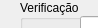
      <widget class="QWidget" name="page_3">
       <property name="geometry">
        <rect>
         <x>0</x>
         <y>0</y>
         <width>98</width>
         <height>28</height>
        </rect>
       </property>
       <attribute name="label">
        <string>FLT - Flexão Lateral com Torção</string>
       </attribute>
       <widget class="QGroupBox" name="groupBox_7">
        <property name="geometry">
         <rect>
          <x>20</x>
          <y>0</y>
          <width>221</width>
          <height>41</height>
         </rect>
        </property>
        <property name="title">
         <string>Verificação</string>
        </property>
        <widget class="QLabel" name="label_55">
         <property name="geometry">
          <rect>
           <x>120</x>
           <y>14</y>
           <width>31</width>
           <height>21</height>
          </rect>
         </property>
         <property name="text">
          <string>&lt;=</string>
         </property>
        </widget>
        <widget class="QLineEdit" name="lineEdit_46">
         <property name="geometry">
          <rect>
           <x>60</x>
           <y>16</y>
           <width>51</width>
           <height>20</height>
          </rect>
         </property>
        </widget>
        <widget class="QLineEdit" name="lineEdit_47">
         <property name="geometry">
          <rect>
           <x>150</x>
           <y>16</y>
           <width>51</width>
           <height>20</height>
          </rect>
         </property>
        </widget>
       </widget>
       <widget class="QGroupBox" name="groupBox_8">
        <property name="geometry">
         <rect>
          <x>20</x>
          <y>40</y>
          <width>221</width>
          <height>91</height>
         </rect>
        </property>
        <property name="title">
         <string>Coeficientes</string>
        </property>
        <widget class="QLabel" name="label_46">
         <property name="geometry">
          <rect>
           <x>20</x>
           <y>20</y>
           <width>47</width>
           <height>21</height>
          </rect>
         </property>
         <property name="text">
          <string>λ</string>
         </property>
        </widget>
        <widget class="QLineEdit" name="lineEdit_39">
         <property name="geometry">
          <rect>
           <x>80</x>
           <y>20</y>
           <width>113</width>
           <height>20</height>
          </rect>
         </property>
        </widget>
        <widget class="QLineEdit" name="lineEdit_40">
         <property name="geometry">
          <rect>
           <x>80</x>
           <y>40</y>
           <width>113</width>
           <height>20</height>
          </rect>
         </property>
        </widget>
        <widget class="QLabel" name="label_47">
         <property name="geometry">
          <rect>
           <x>20</x>
           <y>40</y>
           <width>47</width>
           <height>21</height>
          </rect>
         </property>
         <property name="text">
          <string>λp</string>
         </property>
        </widget>
        <widget class="QLineEdit" name="lineEdit_41">
         <property name="geometry">
          <rect>
           <x>80</x>
           <y>60</y>
           <width>113</width>
           <height>20</height>
          </rect>
         </property>
        </widget>
        <widget class="QLabel" name="label_48">
         <property name="geometry">
          <rect>
           <x>20</x>
           <y>60</y>
           <width>47</width>
           <height>21</height>
          </rect>
         </property>
         <property name="text">
          <string>λr</string>
         </property>
        </widget>
       </widget>
       <widget class="QGroupBox" name="groupBox_11">
        <property name="geometry">
         <rect>
          <x>20</x>
          <y>130</y>
          <width>221</width>
          <height>141</height>
         </rect>
        </property>
        <property name="title">
         <string>Informações Adicionais</string>
        </property>
        <widget class="QLabel" name="label_49">
         <property name="geometry">
          <rect>
           <x>20</x>
           <y>50</y>
           <width>61</width>
           <height>16</height>
          </rect>
         </property>
         <property name="text">
          <string>β1 [KN]</string>
         </property>
        </widget>
        <widget class="QLineEdit" name="lineEdit_42">
         <property name="geometry">
          <rect>
           <x>90</x>
           <y>50</y>
           <width>113</width>
           <height>20</height>
          </rect>
         </property>
        </widget>
        <widget class="QLineEdit" name="lineEdit_43">
         <property name="geometry">
          <rect>
           <x>90</x>
           <y>80</y>
           <width>113</width>
           <height>20</height>
          </rect>
         </property>
        </widget>
        <widget class="QLabel" name="label_50">
         <property name="geometry">
          <rect>
           <x>20</x>
           <y>80</y>
           <width>61</width>
           <height>16</height>
          </rect>
         </property>
         <property name="text">
          <string>Mpl [KN.cm]</string>
         </property>
        </widget>
        <widget class="QLineEdit" name="lineEdit_44">
         <property name="geometry">
          <rect>
           <x>90</x>
           <y>110</y>
           <width>113</width>
           <height>20</height>
          </rect>
         </property>
        </widget>
        <widget class="QLabel" name="label_51">
         <property name="geometry">
          <rect>
           <x>20</x>
           <y>110</y>
           <width>61</width>
           <height>16</height>
          </rect>
         </property>
         <property name="text">
          <string>Mr [KN.cm]</string>
         </property>
        </widget>
        <widget class="QLabel" name="label_56">
         <property name="geometry">
          <rect>
           <x>20</x>
           <y>20</y>
           <width>47</width>
           <height>21</height>
          </rect>
         </property>
         <property name="text">
          <string>CASO: </string>
         </property>
        </widget>
        <widget class="QLabel" name="label_57">
         <property name="geometry">
          <rect>
           <x>90</x>
           <y>20</y>
           <width>111</width>
           <height>21</height>
          </rect>
         </property>
         <property name="text">
          <string>λ</string>
         </property>
        </widget>
       </widget>
       <widget class="QGroupBox" name="groupBox_12">
        <property name="geometry">
         <rect>
          <x>290</x>
          <y>60</y>
          <width>221</width>
          <height>61</height>
         </rect>
        </property>
        <property name="title">
         <string>Momento Resistente</string>
        </property>
        <widget class="QLabel" name="label_52">
         <property name="geometry">
          <rect>
           <x>20</x>
           <y>30</y>
           <width>61</width>
           <height>16</height>
          </rect>
         </property>
         <property name="text">
          <string>Mrd [KN.cm]</string>
         </property>
        </widget>
        <widget class="QLineEdit" name="lineEdit_45">
         <property name="geometry">
          <rect>
           <x>90</x>
           <y>30</y>
           <width>113</width>
           <height>20</height>
          </rect>
         </property>
        </widget>
       </widget>
       <widget class="QLabel" name="label_53">
        <property name="geometry">
         <rect>
          <x>350</x>
          <y>139</y>
          <width>161</width>
          <height>21</height>
         </rect>
        </property>
        <property name="text">
         <string/>
        </property>
       </widget>
       <widget class="QLabel" name="label_54">
        <property name="geometry">
         <rect>
          <x>290</x>
          <y>200</y>
          <width>221</width>
          <height>61</height>
         </rect>
        </property>
        <property name="text">
         <string/>
        </property>
       </widget>
       <widget class="QGroupBox" name="groupBox_13">
        <property name="geometry">
         <rect>
          <x>290</x>
          <y>10</y>
          <width>221</width>
          <height>41</height>
         </rect>
        </property>
        <property name="title">
         <string/>
        </property>
        <widget class="QLabel" name="label_59">
         <property name="geometry">
          <rect>
           <x>20</x>
           <y>10</y>
           <width>61</width>
           <height>16</height>
          </rect>
         </property>
         <property name="text">
          <string>Mcr [KN.cm]</string>
         </property>
        </widget>
        <widget class="QLineEdit" name="lineEdit_49">
         <property name="geometry">
          <rect>
           <x>90</x>
           <y>10</y>
           <width>113</width>
           <height>20</height>
          </rect>
         </property>
        </widget>
       </widget>
      </widget>
